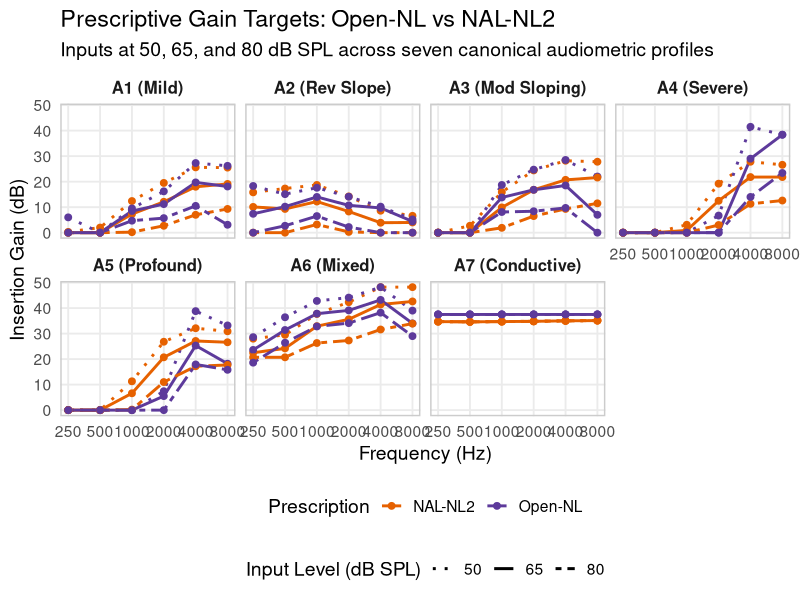

Write R code to recreate this figure.
library(ggplot2)
library(dplyr)
library(tidyr)

# Hardcoded data from the final validation table
data_raw <- list(
  A1 = list(
    `50` = list(`NAL-NL2`=c(0.3, 2.0, 12.4, 19.5, 25.6, 25.5), `Open-NL`=c(6.0, 0.0, 9.5, 16.2, 27.3, 26.2)),
    `65` = list(`NAL-NL2`=c(0.0, 0.0, 7.3, 12.1, 18.0, 19.1), `Open-NL`=c(0.0, 0.0, 8.5, 11.2, 19.7, 18.1)),
    `80` = list(`NAL-NL2`=c(0.0, 0.0, 0.2, 2.7, 7.0, 9.3), `Open-NL`=c(0.0, 0.0, 4.7, 5.7, 10.5, 3.1))
  ),
  A2 = list(
    `50` = list(`NAL-NL2`=c(15.8, 17.3, 18.7, 14.2, 8.6, 6.6), `Open-NL`=c(18.3, 15.1, 17.6, 14.1, 10.2, 5.2)),
    `65` = list(`NAL-NL2`=c(10.1, 9.3, 12.2, 8.3, 3.9, 4.0), `Open-NL`=c(7.4, 10.2, 14.0, 10.7, 9.7, 4.4)),
    `80` = list(`NAL-NL2`=c(0.0, 0.0, 3.2, 0.3, 0.0, 0.0), `Open-NL`=c(0.0, 2.7, 6.5, 2.2, 0.0, 0.0))
  ),
  A3 = list(
    `50` = list(`NAL-NL2`=c(0.0, 2.7, 15.9, 24.4, 28.2, 27.8), `Open-NL`=c(0.0, 0.0, 18.7, 24.7, 28.5, 22.0)),
    `65` = list(`NAL-NL2`=c(0.0, 0.0, 9.9, 16.8, 20.7, 21.6), `Open-NL`=c(0.0, 0.0, 13.8, 16.8, 18.5, 7.0)),
    `80` = list(`NAL-NL2`=c(0.0, 0.0, 1.9, 6.5, 9.3, 11.5), `Open-NL`=c(0.0, 0.0, 8.1, 8.4, 9.7, 0.0))
  ),
  A4 = list(
    `50` = list(`NAL-NL2`=c(0.0, 0.0, 3.1, 19.2, 27.8, 26.6), `Open-NL`=c(0.0, 0.0, 0.0, 6.7, 41.5, 38.4)),
    `65` = list(`NAL-NL2`=c(0.0, 0.0, 0.9, 12.5, 21.8, 21.8), `Open-NL`=c(0.0, 0.0, 0.0, 0.0, 29.0, 38.4)),
    `80` = list(`NAL-NL2`=c(0.0, 0.0, 0.0, 3.0, 11.3, 12.6), `Open-NL`=c(0.0, 0.0, 0.0, 0.0, 14.0, 23.4))
  ),
  A5 = list(
    `50` = list(`NAL-NL2`=c(0.0, 0.0, 11.3, 26.8, 32.1, 30.9), `Open-NL`=c(0.0, 0.0, 0.0, 7.4, 38.8, 33.2)),
    `65` = list(`NAL-NL2`=c(0.0, 0.0, 6.6, 20.7, 27.1, 26.6), `Open-NL`=c(0.0, 0.0, 0.0, 5.5, 25.3, 18.2)),
    `80` = list(`NAL-NL2`=c(0.0, 0.0, 0.2, 11.0, 17.2, 17.7), `Open-NL`=c(0.0, 0.0, 0.0, 0.0, 17.9, 15.8))
  ),
  A6 = list(
    `50` = list(`NAL-NL2`=c(28.0, 29.5, 37.7, 42.3, 48.2, 48.2), `Open-NL`=c(28.6, 36.4, 42.8, 44.1, 48.2, 39.0)),
    `65` = list(`NAL-NL2`=c(22.5, 24.2, 32.9, 35.6, 41.4, 42.6), `Open-NL`=c(23.6, 31.4, 37.8, 39.1, 43.2, 34.0)),
    `80` = list(`NAL-NL2`=c(20.7, 20.7, 26.3, 27.3, 31.6, 33.9), `Open-NL`=c(18.6, 26.4, 32.8, 34.1, 38.2, 29.0))
  ),
  A7 = list(
    `50` = list(`NAL-NL2`=c(34.7, 34.6, 34.7, 34.8, 35.0, 35.1), `Open-NL`=c(37.5, 37.5, 37.5, 37.5, 37.5, 37.5)),
    `65` = list(`NAL-NL2`=c(34.7, 34.6, 34.7, 34.8, 35.0, 35.1), `Open-NL`=c(37.5, 37.5, 37.5, 37.5, 37.5, 37.5)),
    `80` = list(`NAL-NL2`=c(34.7, 34.6, 34.7, 34.8, 35.0, 35.1), `Open-NL`=c(37.5, 37.5, 37.5, 37.5, 37.5, 37.5))
  )
)

freqs <- c(250, 500, 1000, 2000, 4000, 8000)
df_list <- list()

for (p in names(data_raw)) {
  for (lvl in names(data_raw[[p]])) {
    for (method in names(data_raw[[p]][[lvl]])) {
      gains <- data_raw[[p]][[lvl]][[method]]
      df_list[[length(df_list) + 1]] <- data.frame(
        Profile = p,
        Level = factor(lvl, levels=c("50", "65", "80")),
        Method = method,
        Frequency = freqs,
        Gain = gains
      )
    }
  }
}

df <- do.call(rbind, df_list)

# Prettify profile names
profile_names <- c("A1" = "A1 (Mild)", "A2" = "A2 (Rev Slope)", "A3" = "A3 (Mod Sloping)", 
                   "A4" = "A4 (Severe)", "A5" = "A5 (Profound)", "A6" = "A6 (Mixed)", "A7" = "A7 (Conductive)")
df$Profile <- factor(profile_names[as.character(df$Profile)], levels = profile_names)

# Custom colors and line types for clarity
colors <- c("NAL-NL2" = "#E66100", "Open-NL" = "#5D3A9B")

p <- ggplot(df, aes(x = Frequency, y = Gain, color = Method, linetype = Level, group = interaction(Method, Level))) +
  geom_line(size = 1.0) +
  geom_point(size = 2.0) +
  scale_x_log10(breaks = freqs, labels = freqs) +
  scale_color_manual(values = colors) +
  scale_linetype_manual(values = c("50" = "dotted", "65" = "solid", "80" = "twodash")) +
  facet_wrap(~ Profile, ncol = 4) +
  theme_minimal(base_size = 14) +
  labs(
    title = "Prescriptive Gain Targets: Open-NL vs NAL-NL2",
    subtitle = "Inputs at 50, 65, and 80 dB SPL across seven canonical audiometric profiles",
    x = "Frequency (Hz)",
    y = "Insertion Gain (dB)",
    color = "Prescription",
    linetype = "Input Level (dB SPL)"
  ) +
  theme(
    legend.position = "bottom",
    legend.box = "vertical",
    strip.text = element_text(face = "bold", size = 12),
    panel.grid.minor = element_blank(),
    panel.border = element_rect(color = "grey80", fill = NA, size = 1)
  )

dir.create("/home/mark/Development/SII-github/manuscript_figures", showWarnings = FALSE)
ggsave("/home/mark/Development/SII-github/manuscript_figures/OpenNL_vs_NALNL2_Gain_Final.png", plot = p, width = 12, height = 10, dpi = 300)
